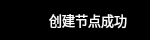
<?xml version="1.0" encoding="UTF-8"?>
<ui version="4.0">
 <class>zookeepertipswidget</class>
 <widget class="QWidget" name="zookeepertipswidget">
  <property name="geometry">
   <rect>
    <x>0</x>
    <y>0</y>
    <width>150</width>
    <height>40</height>
   </rect>
  </property>
  <property name="minimumSize">
   <size>
    <width>150</width>
    <height>40</height>
   </size>
  </property>
  <property name="maximumSize">
   <size>
    <width>150</width>
    <height>40</height>
   </size>
  </property>
  <property name="font">
   <font>
    <family>OPPOSans B</family>
    <pointsize>10</pointsize>
    <stylestrategy>PreferAntialias</stylestrategy>
   </font>
  </property>
  <property name="windowTitle">
   <string>Form</string>
  </property>
  <property name="styleSheet">
   <string notr="true">background-color: rgb(0, 0, 0);</string>
  </property>
  <layout class="QVBoxLayout" name="verticalLayout">
   <property name="leftMargin">
    <number>0</number>
   </property>
   <property name="topMargin">
    <number>0</number>
   </property>
   <property name="rightMargin">
    <number>0</number>
   </property>
   <property name="bottomMargin">
    <number>0</number>
   </property>
   <item>
    <widget class="QWidget" name="widget" native="true">
     <layout class="QHBoxLayout" name="horizontalLayout">
      <property name="leftMargin">
       <number>0</number>
      </property>
      <property name="topMargin">
       <number>0</number>
      </property>
      <property name="rightMargin">
       <number>0</number>
      </property>
      <property name="bottomMargin">
       <number>0</number>
      </property>
      <item>
       <spacer name="horizontalSpacer">
        <property name="orientation">
         <enum>Qt::Horizontal</enum>
        </property>
        <property name="sizeHint" stdset="0">
         <size>
          <width>40</width>
          <height>20</height>
         </size>
        </property>
       </spacer>
      </item>
      <item>
       <widget class="QLabel" name="label_icon">
        <property name="minimumSize">
         <size>
          <width>20</width>
          <height>20</height>
         </size>
        </property>
        <property name="maximumSize">
         <size>
          <width>20</width>
          <height>20</height>
         </size>
        </property>
        <property name="font">
         <font>
          <stylestrategy>NoAntialias</stylestrategy>
         </font>
        </property>
        <property name="styleSheet">
         <string notr="true">image: url(:/lib/node.png);</string>
        </property>
        <property name="text">
         <string/>
        </property>
       </widget>
      </item>
      <item>
       <widget class="QLabel" name="label_message">
        <property name="font">
         <font>
          <family>OPPOSans B</family>
          <pointsize>10</pointsize>
          <stylestrategy>PreferAntialias</stylestrategy>
         </font>
        </property>
        <property name="styleSheet">
         <string notr="true">color: rgb(255, 255, 255);</string>
        </property>
        <property name="text">
         <string>创建节点成功</string>
        </property>
       </widget>
      </item>
      <item>
       <spacer name="horizontalSpacer_2">
        <property name="orientation">
         <enum>Qt::Horizontal</enum>
        </property>
        <property name="sizeHint" stdset="0">
         <size>
          <width>40</width>
          <height>20</height>
         </size>
        </property>
       </spacer>
      </item>
     </layout>
    </widget>
   </item>
  </layout>
 </widget>
 <resources/>
 <connections/>
</ui>
